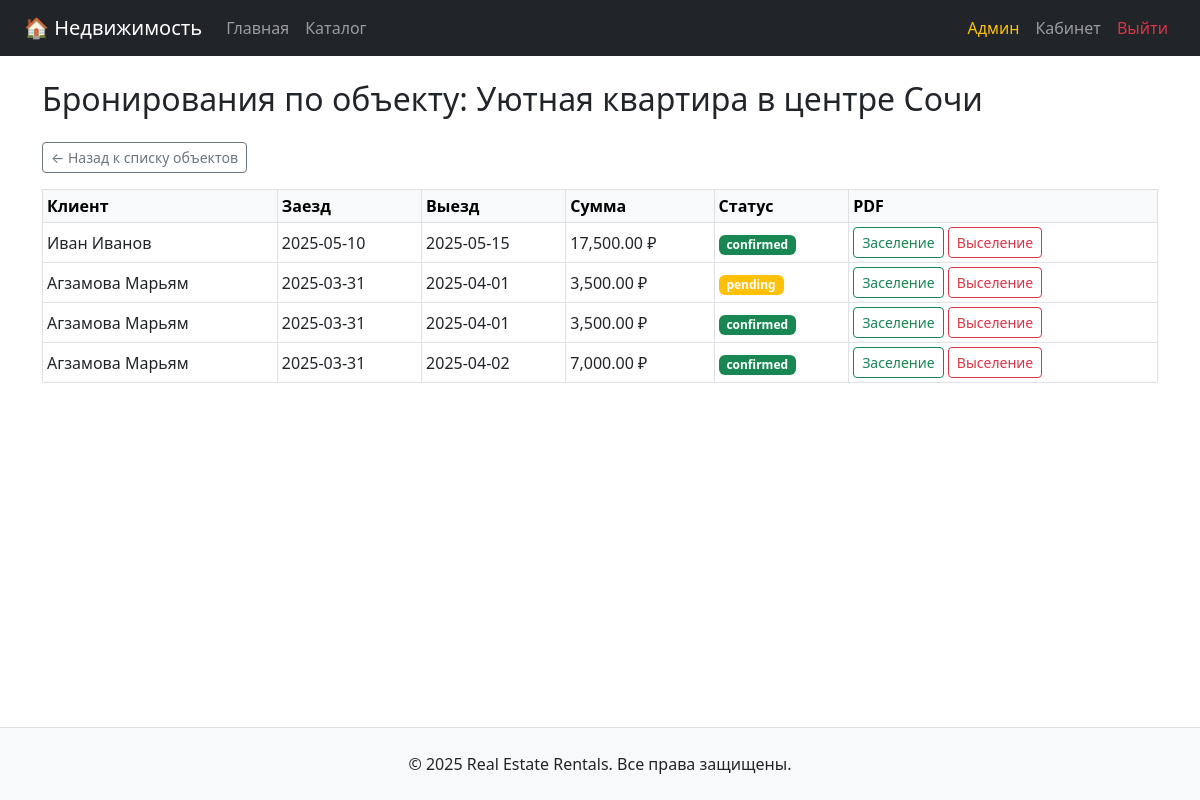
Screenshot of /admin/property_bookings.php?id=1 (signed in) with the database file from the repository.
### tables this page shows
CREATE TABLE `properties` (
  `id` int(11) NOT NULL,
  `owner_id` int(11) NOT NULL,
  `category_id` int(11) NOT NULL,
  `location_id` int(11) NOT NULL,
  `title` varchar(255) NOT NULL,
  `description` text,
  `price_per_day` decimal(10,2) NOT NULL,
  `max_guests` int(11) DEFAULT '1',
  `available_from` date DEFAULT NULL,
  `available_to` date DEFAULT NULL,
  `created_at` datetime DEFAULT CURRENT_TIMESTAMP,
  `is_active` tinyint(1) DEFAULT '1'
);

CREATE TABLE `bookings` (
  `id` int(11) NOT NULL,
  `user_id` int(11) NOT NULL,
  `property_id` int(11) NOT NULL,
  `check_in` date NOT NULL,
  `check_out` date NOT NULL,
  `total_price` decimal(10,2) NOT NULL,
  `status` enum('pending','confirmed','cancelled','completed') DEFAULT 'pending',
  `created_at` datetime DEFAULT CURRENT_TIMESTAMP
);

CREATE TABLE `users` (
  `id` int(11) NOT NULL,
  `role_id` int(11) NOT NULL,
  `full_name` varchar(100) NOT NULL,
  `email` varchar(100) NOT NULL,
  `password_hash` varchar(255) NOT NULL,
  `phone` varchar(20) DEFAULT NULL,
  `created_at` datetime DEFAULT CURRENT_TIMESTAMP
);

### admin/property_bookings.php (the view, shortened to what this page needs)
<?php
require_once '../config.php';
$property_id = $_GET['id'] ?? null;
$stmt = $pdo->prepare("SELECT title FROM properties WHERE id = ?");
$stmt->execute([$property_id]);
$property = $stmt->fetch();
$stmt = $pdo->prepare("
    SELECT b.*, u.full_name
    FROM bookings b
    JOIN users u ON b.user_id = u.id
    WHERE b.property_id = ?
    ORDER BY b.check_in DESC
");
$stmt->execute([$property_id]);
$bookings = $stmt->fetchAll();
require_once '../templates/header.php';
?>
<h2 class="mb-4">Бронирования по объекту: <?= htmlspecialchars($property['title']) ?></h2>
<a href="properties.php" class="btn btn-sm btn-outline-secondary mb-3">← Назад к списку объектов</a>
<?php if (empty($bookings)): ?>
    <div class="alert alert-info">Нет бронирований по данному объекту.</div>
<?php else: ?>
    <table class="table table-bordered table-sm align-middle">
        <thead class="table-light">
        <tr>
            <th>Клиент</th>
            <th>Заезд</th>
            <th>Выезд</th>
            <th>Сумма</th>
            <th>Статус</th>
            <th>PDF</th>
        </tr>
        </thead>
        <tbody>
        <?php foreach ($bookings as $b): ?>
            <tr>
                <td><?= htmlspecialchars($b['full_name']) ?></td>
                <td><?= $b['check_in'] ?></td>
                <td><?= $b['check_out'] ?></td>
                <td><?= number_format($b['total_price'], 2) ?> ₽</td>
                <td>
                        <span class="badge bg-<?= match($b['status']) {
                            'confirmed' => 'success',
                            'cancelled' => 'danger',
                            'completed' => 'secondary',
                            default => 'warning'
                        } ?>">
                            <?= $b['status'] ?>
                        </span>
                </td>
                <td>
                    <a href="/functions/checkin_checkout.php?id=<?= $b['id'] ?>&type=checkin" class="btn btn-sm btn-outline-success">Заселение</a>
                    <a href="/functions/checkin_checkout.php?id=<?= $b['id'] ?>&type=checkout" class="btn btn-sm btn-outline-danger">Выселение</a>
                </td>
            </tr>
        <?php endforeach; ?>
        </tbody>
    </table>
<?php endif; ?>
<?php require_once '../templates/footer.php'; ?>

### rows the page displays
properties: title "Уютная квартира в центре Сочи"
bookings: user.full_name "Иван Иванов", check_in "2025-05-10", check_out "2025-05-15", total_price "17,500.00", status "confirmed"
bookings: user.full_name "Агзамова Марьям", check_in "2025-03-31", check_out "2025-04-01", total_price "3,500.00", status "pending"
bookings: user.full_name "Агзамова Марьям", check_in "2025-03-31", check_out "2025-04-01", total_price "3,500.00", status "confirmed"
bookings: user.full_name "Агзамова Марьям", check_in "2025-03-31", check_out "2025-04-02", total_price "7,000.00", status "confirmed"
